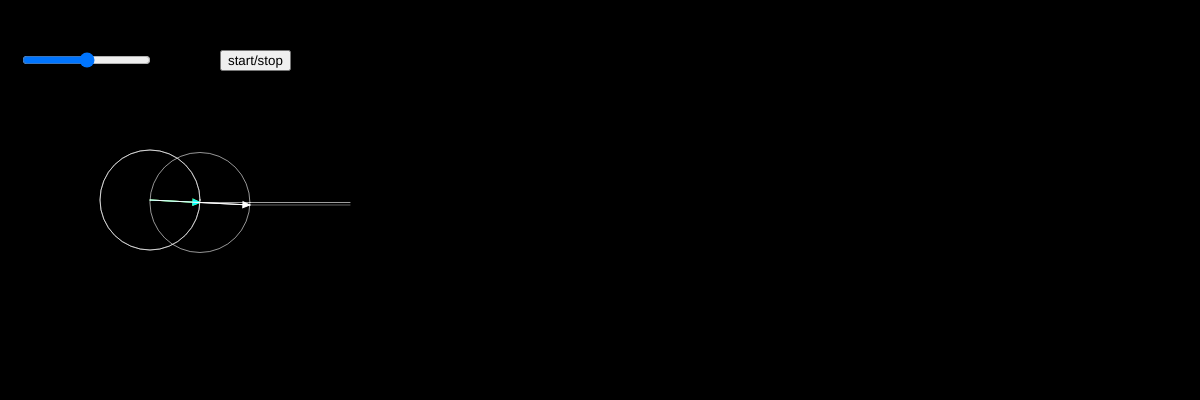
Frame 1 (no input)
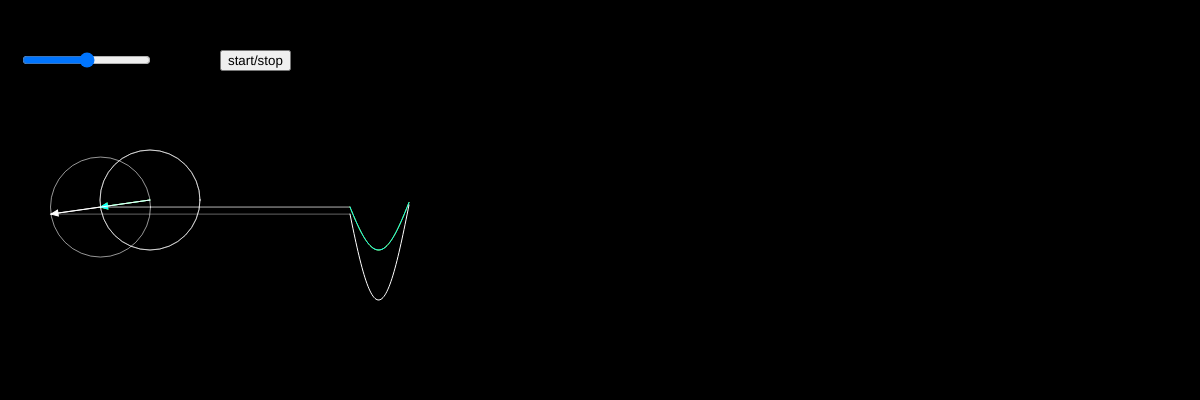
Frame 60 (no input)
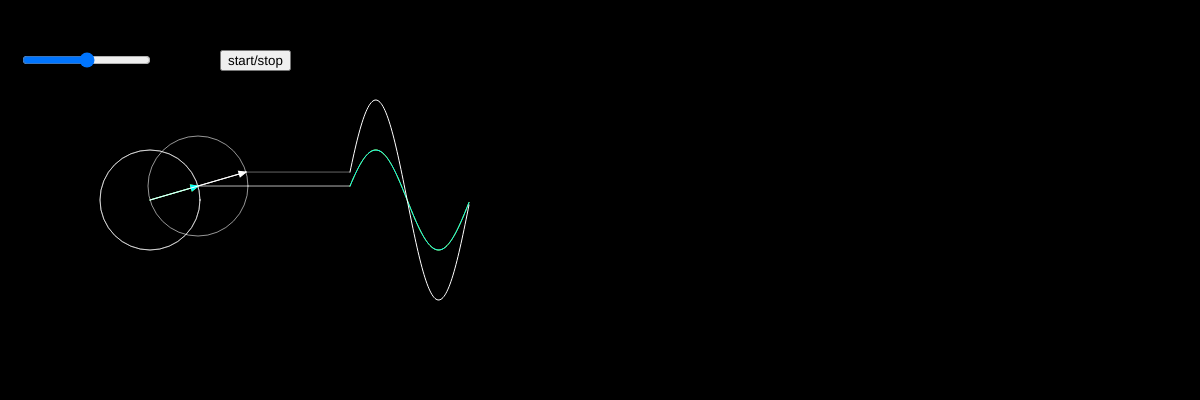
Frame 120 (the mouse pressed at the canvas centre since frame 60)

The p5.js sketch that drew these frames (run headless with seeded random() and noise() and a simulated clock; from frame 60 on, the mouse is pressed at the canvas centre):

// p5.js sketch
// ── sketch.js
let slider;
let button;
let update = true;

function setup() {
  createCanvas(windowWidth, 400);
  slider = createSlider(0, 2, 1, 0.05);
  slider.position(20, 50);
  button = createButton('start/stop');
  button.position(220, 50);
  button.mousePressed(onoff)
  let radius = 50;
  a1 = new Arrow(radius, 1, color(255, 255, 0));
  a2 = new Arrow(radius, 1, color(0, 255, 255));
  a3 = new Arrow(radius, 1, color(255, 255, 255));
  //frameRate(30);
}

function onoff() {
  update = !update;
}

function draw() {
  background(0);
  translate(150, 200);
  a2.w = slider.value();
  a3.w = a2.w;
  if (update) {
    a1.update();
    a2.update();
    a3.update();
  }
  a1.show();
  a2.show();
  a3.show(a1.x, a1.y);
  line(0,0,a1.x+a2.x,a1.y+a2.y);
}

class Arrow {
  constructor(r, w, c) {
    this.wave = [];
    this.r = r;
    this.w = w;
    this.c = c;
    this.x = 0;
    this.y = 0;
    this.alpha = 0;
  }
  update() {
    this.alpha += this.w * 0.05;
    this.x = this.r * cos(this.alpha);
    this.y = this.r * sin(this.alpha);
  }

  show(tx = 0, ty = 0) {
    stroke(255, 150);
    noFill();
    ellipse(tx, ty, this.r * 2);
    stroke(this.c);
    fill(this.c);
    push();
    translate(tx, ty);
    rotate(this.alpha);
    line(0, 0, this.r, 0);
    translate(this.r, 0);
    beginShape();
    vertex(-7, -3);
    vertex(0, 0);
    vertex(-7, 3);
    endShape(CLOSE);
    pop();

    let x = this.x + tx;
    let y = this.y + ty;
    if (update) {
      this.wave.unshift(y);
    }
    push();
    translate(200, 0);
    stroke(255, 100);
    line(x - 200, y, 0, this.wave[0]);
    stroke(this.c);
    beginShape();
    noFill();
    for (let i = 0; i < this.wave.length; i++) {
      vertex(i, this.wave[i]);
    }
    endShape();
    if (this.wave.length > width - 150) {
      this.wave.pop();
    }
    pop();
  }
}
